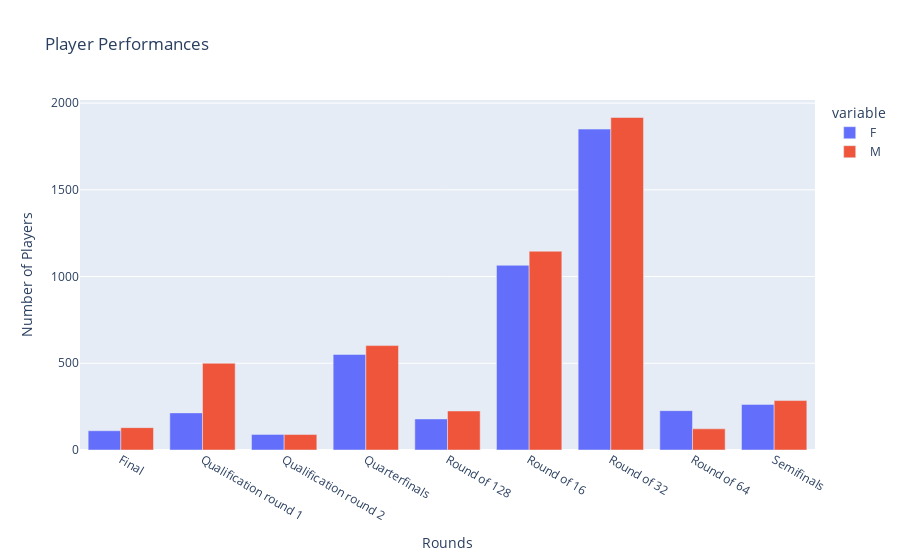

The notebook cell saved with this chart:
### Markdown cell above
### 20. Comparison the performance of players in different rounds by gender

### Code cell
merged_game_home = pd.merge(GameInfo, MatchHomeTeamInfo, on='match_id', suffixes=['_home']).drop_duplicates()
merged_game_away = pd.merge(GameInfo, MatchAwayTeamInfo, on='match_id', suffixes=['_away']).drop_duplicates()
# Ignore null values
home_game_wins = merged_game_home[merged_game_home['scoring'] == 1][['match_id','player_id', 'full_name']].copy()
away_game_wins = merged_game_away[merged_game_away['scoring'] == 2][['match_id','player_id', 'full_name']].copy()

# Concating home and away team wins
all_game_wins = pd.concat([home_game_wins, away_game_wins]).drop_duplicates()
winnersBYGender = pd.merge(players_df[['full_name' , 'gender']] , all_game_wins, on='full_name')
winners_with_rounds= pd.merge(winnersBYGender , MatchRoundInfo[[ 'match_id', 'name']], on='match_id')


hand_gender_counts = winners_with_rounds.groupby(['name', 'gender']).size().unstack(fill_value=0)
# Plotting
hand_gender_counts = hand_gender_counts.reset_index()

# Plotly figure
fig = px.bar(hand_gender_counts, x='name', y=hand_gender_counts.columns[1:], 
             labels={'value': 'Number of Players', 'round': 'Rounds'},
             title='Player Performances')

fig.update_layout(
    xaxis=dict(title='Rounds'),
    yaxis=dict(title='Number of Players'),
    barmode='group'
)

fig.show()

### Figure 1 — Plotly figure (JSON) as saved in the notebook; plotly's stock layout.template omitted (floating-point values rounded to 4 significant figures)
{"data": [{"alignmentgroup": "True", "hovertemplate": "variable=F<br>name=%{x}<br>Number of Players=%{y}<extra></extra>", "legendgroup": "F", "marker": {"color": "#636efa", "pattern": {"shape": ""}}, "name": "F", "offsetgroup": "F", "orientation": "v", "showlegend": true, "textposition": "auto", "type": "bar", "x": ["Final", "Qualification round 1", "Qualification round 2", "Quarterfinals", "Round of 128", "Round of 16", "Round of 32", "Round of 64", "Semifinals"], "xaxis": "x", "y": [111, 214, 90, 551, 179, 1065, 1850, 227, 263], "yaxis": "y"}, {"alignmentgroup": "True", "hovertemplate": "variable=M<br>name=%{x}<br>Number of Players=%{y}<extra></extra>", "legendgroup": "M", "marker": {"color": "#EF553B", "pattern": {"shape": ""}}, "name": "M", "offsetgroup": "M", "orientation": "v", "showlegend": true, "textposition": "auto", "type": "bar", "x": ["Final", "Qualification round 1", "Qualification round 2", "Quarterfinals", "Round of 128", "Round of 16", "Round of 32", "Round of 64", "Semifinals"], "xaxis": "x", "y": [129, 500, 89, 602, 225, 1146, 1917, 122, 285], "yaxis": "y"}], "layout": {"barmode": "group", "legend": {"title": {"text": "variable"}, "tracegroupgap": 0}, "title": {"text": "Player Performances"}, "xaxis": {"anchor": "y", "domain": [0, 1], "title": {"text": "Rounds"}}, "yaxis": {"anchor": "x", "domain": [0, 1], "title": {"text": "Number of Players"}}}}
